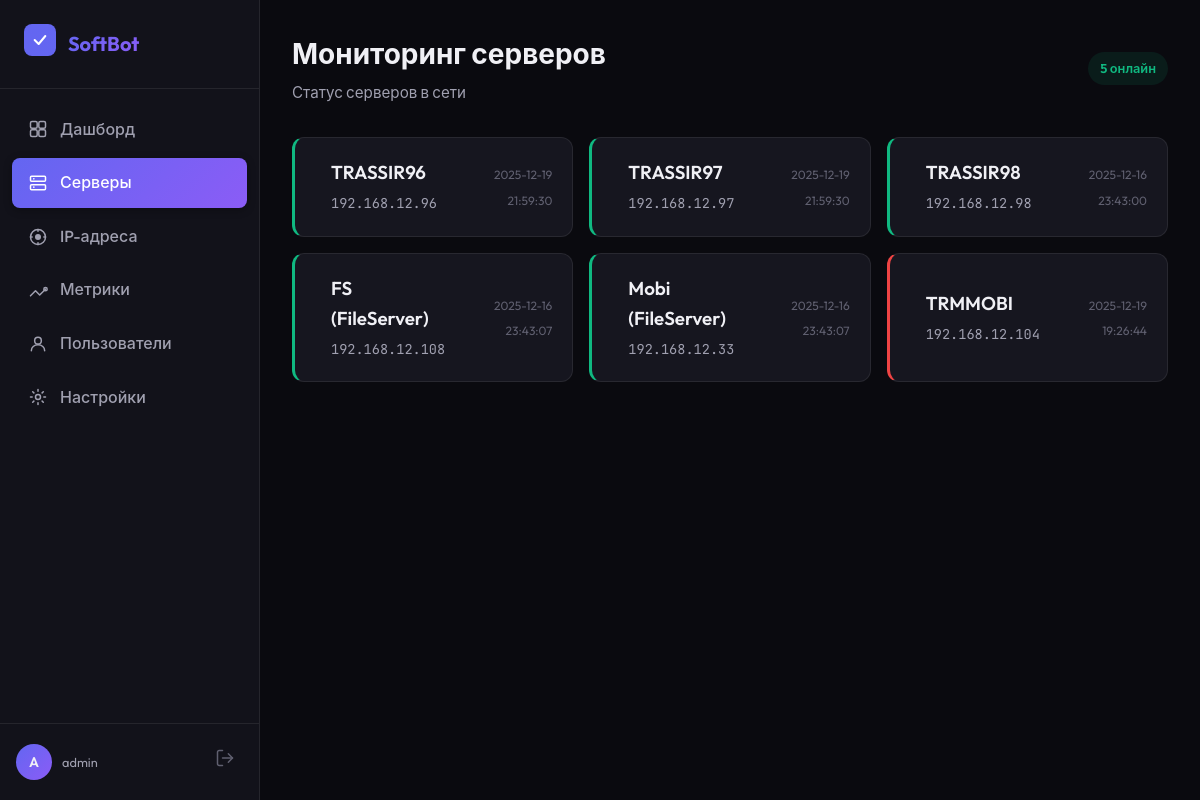
The app's page /servers (signed in) with its own data.
### tables this page shows
CREATE TABLE servers (
                    id INTEGER PRIMARY KEY AUTOINCREMENT,
                    name TEXT NOT NULL,
                    ip TEXT NOT NULL,
                    server_group TEXT NOT NULL,
                    first_seen TIMESTAMP DEFAULT CURRENT_TIMESTAMP,
                    last_seen TIMESTAMP DEFAULT CURRENT_TIMESTAMP,
                    UNIQUE(name, server_group)
                );

### modules/web_admin.py (the view)
@app.route('/servers')
@login_required
def servers():
    db = get_db()
    try:
        all_servers_raw = db.execute_query("""
            SELECT s.id, s.name, s.ip, s.server_group, m.server_id as metrics_exists
            FROM servers s
            LEFT JOIN metrics m ON s.id = m.server_id
        """)
        for server_row in all_servers_raw:
            if not server_row.get('metrics_exists'):
                try:
                    db.execute_query(
                        "INSERT INTO metrics (server_id) VALUES (?)",
                        (server_row['id'],)
                    )
                except Exception as e:
                    logger.debug(f"Could not create metrics for server {server_row['id']}: {e}")
        all_servers = db.execute_query("""
            SELECT
                s.id,
                s.name,
                s.ip,
                s.server_group as group_name,
                CASE
                    WHEN m.last_status = 'UP' THEN 'online'
                    WHEN m.last_status = 'DOWN' THEN 'offline'
                    ELSE 'unknown'
                END as status,
                s.last_seen as last_check
            FROM servers s
            LEFT JOIN metrics m ON s.id = m.server_id
            ORDER BY
                CASE
                    WHEN m.last_status = 'UP' THEN 1
                    WHEN m.last_status = 'DOWN' THEN 2
                    ELSE 3
                END,
                s.server_group ASC,
                s.name ASC
        """)
        for server in all_servers:
            if server.get('last_check'):
                try:
                    from datetime import datetime
                    from assets.config import MSK_TIMEZONE
                    if isinstance(server['last_check'], str):
                        dt = datetime.fromisoformat(server['last_check'])
                        if dt.tzinfo is None:
                            dt = dt.replace(tzinfo=MSK_TIMEZONE)
                        server['last_check'] = dt.strftime('%Y-%m-%d %H:%M:%S')
                except:
                    pass
    except Exception as e:
        logger.error(f"Error loading servers: {e}")
        all_servers = []
    return render_template('servers.html',
                          user_email=session['user_email'],
                          servers=all_servers or [])

### modules/handlers/monitor_db.py (called while the page is built)
def get_db() -> MonitorDatabase:
    global _db
    if _db is None:
        _db = MonitorDatabase()
    return _db

    def _get_connection(self) -> sqlite3.Connection:
        conn = sqlite3.connect(str(self.db_path))
        conn.row_factory = sqlite3.Row
        return conn

    def execute_query(self, query: str, params: tuple = ()) -> List[Dict]:
        with self._get_connection() as conn:
            cursor = conn.cursor()
            cursor.execute(query, params)
            return [dict(row) for row in cursor.fetchall()]

### modules/web_admin.py (called while the page is built)
def login_required(f):
    @wraps(f)
    def decorated_function(*args, **kwargs):
        if 'user_email' not in session:
            return redirect(url_for('login'))
        session.permanent = True
        return f(*args, **kwargs)
    return decorated_function

### templates/servers.html (shortened to what this page needs)
{% extends 'base.html' %}
{% block body_class %}dashboard-page{% endblock %}
{% block content %}
<div class="app-layout">
    <aside class="sidebar">
        <div class="sidebar-header">
            <div class="logo-small">
            </div>
            <span class="logo-text">SoftBot</span>
        </div>
        <nav class="sidebar-nav">
            <a href="{{ url_for('dashboard') }}" class="nav-item">
                Дашборд
            </a>
            <a href="{{ url_for('servers') }}" class="nav-item active">
                Серверы
            </a>
            <a href="{{ url_for('ip_addresses') }}" class="nav-item">
                <svg width="20" height="20" viewBox="0 0 20 20" fill="none">
                    <circle cx="10" cy="10" r="7.5" stroke="currentColor" stroke-width="1.5"/>
                    <circle cx="10" cy="10" r="3" fill="currentColor"/>
                    <path d="M10 2.5V4.17M10 15.83V17.5M17.5 10H15.83M4.17 10H2.5" stroke="currentColor" stroke-width="1.5" stroke-linecap="round"/>
                </svg>
                IP-адреса
            </a>
            <a href="{{ url_for('metrics') }}" class="nav-item">
                <svg width="20" height="20" viewBox="0 0 20 20" fill="none">
                    <path d="M2.5 15.83L7.5 10.83L11.67 15L17.5 9.17" stroke="currentColor" stroke-width="1.5" stroke-linecap="round" stroke-linejoin="round"/>
                    <circle cx="17.5" cy="9.17" r="1.67" stroke="currentColor" stroke-width="1.5"/>
                </svg>
                Метрики
            </a>
            <a href="{{ url_for('users') }}" class="nav-item">
                <svg width="20" height="20" viewBox="0 0 20 20" fill="none">
                    <circle cx="10" cy="6.67" r="3.33" stroke="currentColor" stroke-width="1.5"/>
                    <path d="M3.33 16.67C3.33 13.33 6.11 10.83 10 10.83C13.89 10.83 16.67 13.33 16.67 16.67" stroke="currentColor" stroke-width="1.5" stroke-linecap="round"/>
                </svg>
                Пользователи
            </a>
            <a href="{{ url_for('settings') }}" class="nav-item">
                Настройки
            </a>
        </nav>
        <div class="sidebar-footer">
            <div class="user-info">
                <div class="user-avatar">{{ user_email[0].upper() }}</div>
                <div class="user-details">
                    <span class="user-email">{{ user_email }}</span>
                </div>
            </div>
            <a href="{{ url_for('logout') }}" class="logout-btn" title="Выйти">
            </a>
        </div>
    </aside>
    <main class="main-content">
        <header class="page-header">
            <div class="header-title">
                <h1>Мониторинг серверов</h1>
                <p>Статус серверов в сети</p>
            </div>
            <div class="header-actions">
                {% set online = servers|selectattr('status', 'equalto', 'online')|list|length %}
                {% set offline = servers|selectattr('status', 'equalto', 'offline')|list|length %}
                <span class="badge badge-success">{{ online }} онлайн</span>
            </div>
        </header>
        <div class="servers-grid">
            {% if servers %}
                {% for server in servers %}
                <div class="server-card {{ 'online' if server.status == 'online' else 'offline' }}">
                    <div class="server-info">
                        <h3 class="server-name">{{ server.name }}</h3>
                        <span class="server-ip">{{ server.ip }}</span>
                    </div>
                    <div class="server-meta">
                        {% if server.last_check %}
                        <span class="server-check">{{ server.last_check }}</span>
                        {% endif %}
                    </div>
                </div>
                {% endfor %}
            {% endif %}
        </div>
    </main>
</div>
{% endblock %}

### static/css/style.css (style rules this page uses)
:root { --bg-primary: #0a0a0f; --bg-secondary: #12121a; --bg-tertiary: #1a1a25; --bg-card: #16161f; --bg-hover: #1e1e2a; --text-primary: #f0f0f5; --text-secondary: #a0a0b0; --text-muted: #606070; --accent-primary: #6366f1; --accent-secondary: #8b5cf6; --accent-gradient: linear-gradient(135deg, #6366f1 0%, #8b5cf6 100%); --success: #10b981; --success-bg: rgba(16, 185, 129, 0.1); --warning: #f59e0b; --warning-bg: rgba(245, 158, 11, 0.1); --danger: #ef4444; --danger-bg: rgba(239, 68, 68, 0.1); --info: #3b82f6; --info-bg: rgba(59, 130, 246, 0.1); --border-color: rgba(255, 255, 255, 0.08); --border-hover: rgba(255, 255, 255, 0.15); --sidebar-width: 260px; --header-height: 80px; --border-radius: 12px; --border-radius-sm: 8px; --shadow-sm: 0 2px 8px rgba(0, 0, 0, 0.3); --shadow-md: 0 4px 20px rgba(0, 0, 0, 0.4); --shadow-lg: 0 8px 40px rgba(0, 0, 0, 0.5); --shadow-glow: 0 0 30px rgba(99, 102, 241, 0.3); --font-primary: 'Outfit', -apple-system, BlinkMacSystemFont, sans-serif; --font-mono: 'JetBrains Mono', monospace; }
*, *::before, *::after { box-sizing: border-box; margin: 0; padding: 0; }
html { font-size: 16px; -webkit-font-smoothing: antialiased; -moz-osx-font-smoothing: grayscale; }
body { font-family: var(--font-primary); background-color: var(--bg-primary); color: var(--text-primary); line-height: 1.6; min-height: 100vh; }
a { color: var(--accent-primary); text-decoration: none; transition: color 0.2s ease; }
.app-layout { display: flex; min-height: 100vh; }
.sidebar { width: var(--sidebar-width); background: var(--bg-secondary); border-right: 1px solid var(--border-color); display: flex; flex-direction: column; position: fixed; height: 100vh; z-index: 100; }
.sidebar-header { display: flex; align-items: center; gap: 12px; padding: 24px; border-bottom: 1px solid var(--border-color); }
.logo-text { font-size: 1.25rem; font-weight: 700; background: var(--accent-gradient); -webkit-background-clip: text; -webkit-text-fill-color: transparent; background-clip: text; }
.sidebar-nav { flex: 1; padding: 16px 12px; display: flex; flex-direction: column; gap: 4px; }
.nav-item { display: flex; align-items: center; gap: 12px; padding: 12px 16px; border-radius: var(--border-radius-sm); color: var(--text-secondary); font-weight: 500; transition: all 0.2s ease; }
.nav-item.active { background: var(--accent-gradient); color: white; box-shadow: var(--shadow-sm); }
.nav-item svg { flex-shrink: 0; }
.sidebar-footer { padding: 16px; border-top: 1px solid var(--border-color); display: flex; align-items: center; gap: 12px; }
.user-info { display: flex; align-items: center; gap: 10px; flex: 1; min-width: 0; }
.user-avatar { width: 36px; height: 36px; border-radius: 50%; background: var(--accent-gradient); display: flex; align-items: center; justify-content: center; font-weight: 600; font-size: 0.875rem; flex-shrink: 0; }
.user-email { font-size: 0.8rem; color: var(--text-secondary); white-space: nowrap; overflow: hidden; text-overflow: ellipsis; }
.logout-btn { padding: 8px; border-radius: var(--border-radius-sm); color: var(--text-muted); transition: all 0.2s ease; }
.main-content { flex: 1; margin-left: var(--sidebar-width); padding: 32px; min-height: 100vh; }
.page-header { display: flex; justify-content: space-between; align-items: center; margin-bottom: 32px; }
.header-title h1 { font-size: 1.75rem; font-weight: 700; margin-bottom: 4px; }
.header-title p { color: var(--text-secondary); font-size: 0.95rem; }
.badge { display: inline-flex; padding: 6px 12px; border-radius: 20px; font-size: 0.8rem; font-weight: 600; background: var(--bg-tertiary); color: var(--text-secondary); }
.badge-success { background: var(--success-bg); color: var(--success); }
.servers-grid { display: grid; grid-template-columns: repeat(auto-fill, minmax(280px, 1fr)); gap: 16px; }
.server-card { background: var(--bg-card); border: 1px solid var(--border-color); border-radius: var(--border-radius); padding: 20px; display: flex; align-items: center; gap: 16px; transition: all 0.2s ease; }
.server-card.online { border-left: 3px solid var(--success); }
.server-card.offline { border-left: 3px solid var(--danger); }
.server-info { flex: 1; }
.server-name { font-weight: 600; margin-bottom: 2px; }
.server-ip { font-size: 0.85rem; font-family: var(--font-mono); color: var(--text-secondary); }
.server-meta { text-align: right; }
.server-check { font-size: 0.75rem; color: var(--text-muted); }
.header-actions { display: flex; align-items: center; gap: 12px; }

### records on screen
servers: name "TRASSIR96", ip "192.168.12.96", last_check "2025-12-19 21:59:30"
servers: name "TRASSIR97", ip "192.168.12.97", last_check "2025-12-19 21:59:30"
servers: name "TRASSIR98", ip "192.168.12.98", last_check "2025-12-16 23:43:00"
servers: name "FS (FileServer)", ip "192.168.12.108", last_check "2025-12-16 23:43:07"
servers: name "Mobi (FileServer)", ip "192.168.12.33", last_check "2025-12-16 23:43:07"
servers: name "TRMMOBI", ip "192.168.12.104", last_check "2025-12-19 19:26:44"

### other values on screen
{{ user_email[0].upper() }} "A"
{{ user_email }} "admin"
{{ online }} "5"
